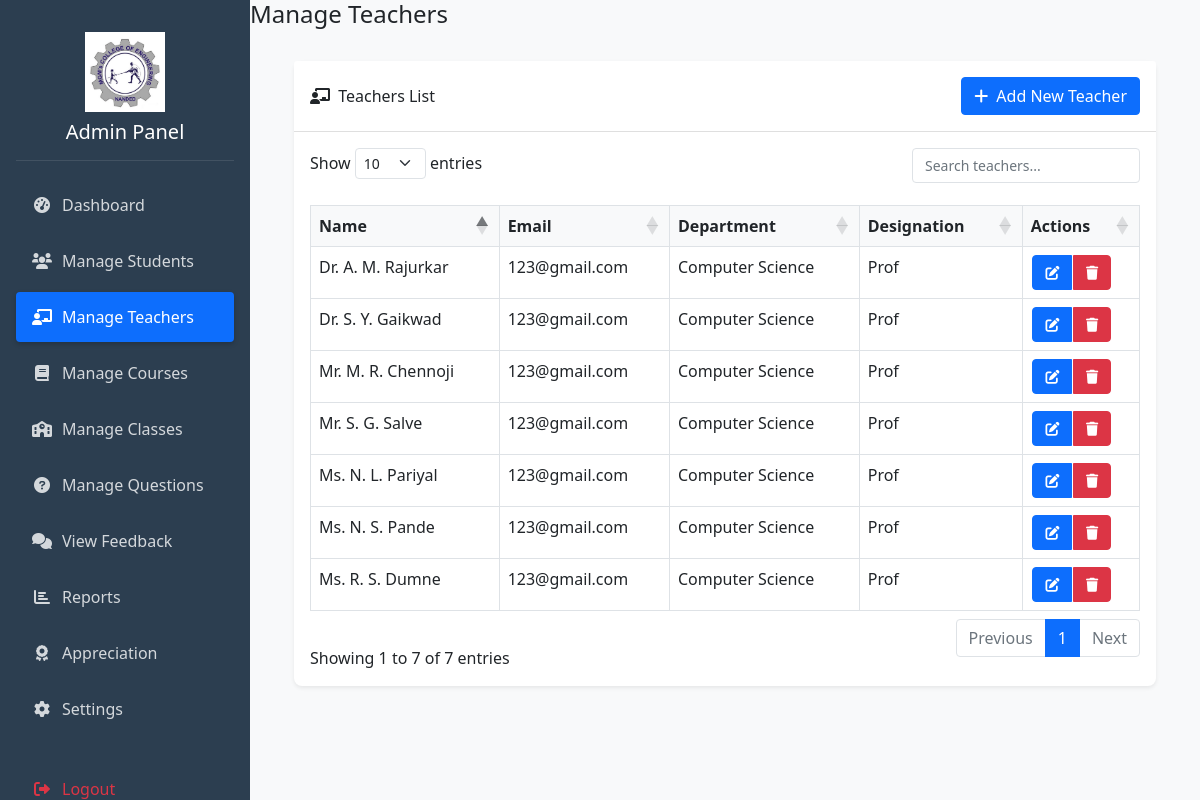
The app's page /admin/manage_teachers.php with its own data.
### tables this page shows
CREATE TABLE `teachers` (
  `id` int(11) NOT NULL,
  `name` varchar(100) NOT NULL,
  `email` varchar(100) DEFAULT NULL,
  `department` varchar(100) DEFAULT NULL,
  `designation` varchar(100) DEFAULT NULL,
  `created_at` timestamp NOT NULL DEFAULT current_timestamp()
);

### admin/manage_teachers.php (the view, shortened to what this page needs)
<?php
require_once 'config.php';
include 'header.php';
?>
<div class="container-fluid">
    <div class="card mb-4">
        <div class="card-header d-flex justify-content-between align-items-center">
            <div>
                <i class="fas fa-chalkboard-teacher me-1"></i>
                Teachers List
            </div>
            <button type="button" class="btn btn-primary" data-bs-toggle="modal" data-bs-target="#teacherModal">
                <i class="fas fa-plus me-1"></i> Add New Teacher
            </button>
        </div>
        <div class="card-body">
            <div class="table-responsive">
                <table id="teachersTable" class="table table-bordered table-hover">
                    <thead>
                        <tr>
                            <th>Name</th>
                            <th>Email</th>
                            <th>Department</th>
                            <th>Designation</th>
                            <th>Actions</th>
                        </tr>
                    </thead>
                    <tbody>
                        <?php
                        $sql = "SELECT * FROM teachers ORDER BY name";
                        $result = $conn->query($sql);
                        while ($teacher = $result->fetch_assoc()):
                        ?>
                        <tr>
                            <td><?php echo htmlspecialchars($teacher['name']); ?></td>
                            <td><?php echo htmlspecialchars($teacher['email']); ?></td>
                            <td><?php echo htmlspecialchars($teacher['department']); ?></td>
                            <td><?php echo htmlspecialchars($teacher['designation']); ?></td>
                            <td>
                                <div class="btn-group" role="group">
                                    <button type="button" class="btn btn-sm btn-primary edit-teacher"
                                            data-id="<?php echo $teacher['id']; ?>"
                                            data-name="<?php echo htmlspecialchars($teacher['name']); ?>"
                                            data-email="<?php echo htmlspecialchars($teacher['email']); ?>"
                                            data-department="<?php echo htmlspecialchars($teacher['department']); ?>"
                                            data-designation="<?php echo htmlspecialchars($teacher['designation']); ?>">
                                        <i class="fas fa-edit"></i>
                                    </button>
                                    <button type="button" class="btn btn-sm btn-danger delete-teacher"
                                            data-id="<?php echo $teacher['id']; ?>"
                                            data-name="<?php echo htmlspecialchars($teacher['name']); ?>">
                                        <i class="fas fa-trash"></i>
                                    </button>
                                </div>
                            </td>
                        </tr>
                        <?php endwhile; ?>
                    </tbody>
                </table>
            </div>
        </div>
    </div>
</div>
<?php include 'footer.php'; ?>

### admin/header.php (style rules this page uses)
:root { --sidebar-width: 250px; --header-height: 60px; --primary-color: #2c3e50; --secondary-color: #34495e; }
body { min-height: 100vh; display: flex; background-color: #f8f9fa; overflow-x: hidden; padding: 0; margin: 0; }
.card { box-shadow: 0 0.125rem 0.25rem rgba(0, 0, 0, 0.075); margin-bottom: 1.5rem; border: none; border-radius: 0.5rem; }
.card-header { background-color: white; border-bottom: 1px solid rgba(0, 0, 0, 0.125); padding: 1rem; border-radius: 0.5rem 0.5rem 0 0; }
.table { margin-bottom: 0; }
.table th { background-color: #f8f9fa; border-bottom: 2px solid #dee2e6; font-weight: 600; }
.btn { border-radius: 0.25rem; padding: 0.375rem 0.75rem; font-weight: 500; transition: all 0.2s ease; }
.btn-group > .btn { margin: 0 0.1rem; }

### records on screen
teachers: name "Dr. A. M. Rajurkar", email "123@gmail.com", department "Computer Science", designation "Prof"
teachers: name "Dr. S. Y. Gaikwad", email "123@gmail.com", department "Computer Science", designation "Prof"
teachers: name "Mr. M. R. Chennoji", email "123@gmail.com", department "Computer Science", designation "Prof"
teachers: name "Mr. S. G. Salve", email "123@gmail.com", department "Computer Science", designation "Prof"
teachers: name "Ms. N. L. Pariyal", email "123@gmail.com", department "Computer Science", designation "Prof"
teachers: name "Ms. N. S. Pande", email "123@gmail.com", department "Computer Science", designation "Prof"
teachers: name "Ms. R. S. Dumne", email "123@gmail.com", department "Computer Science", designation "Prof"
